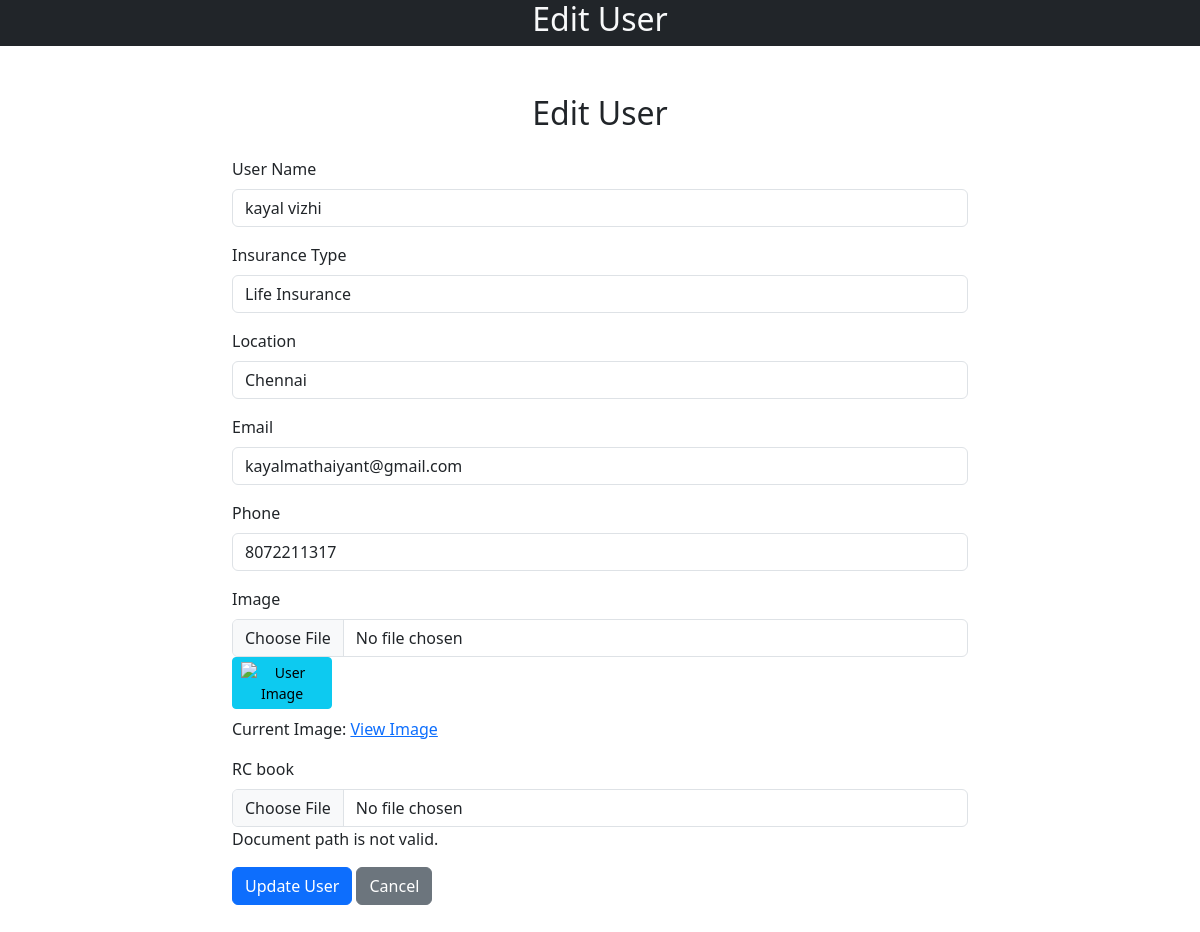
The page /admin/edit_user.php?id=1 on the database its author committed.
### tables this page shows
CREATE TABLE `user` (
  `id` int(11) NOT NULL,
  `name` varchar(255) DEFAULT NULL,
  `email` varchar(255) DEFAULT NULL,
  `phone_number` varchar(15) DEFAULT NULL,
  `address` varchar(255) DEFAULT NULL,
  `adharcard` varchar(255) DEFAULT NULL,
  `pancard` varchar(255) DEFAULT NULL,
  `photo` varchar(255) DEFAULT NULL,
  `vehicle_number` varchar(20) DEFAULT NULL,
  `location` varchar(255) NOT NULL,
  `insurance_type` varchar(255) NOT NULL,
  `chase_number` varchar(50) DEFAULT NULL,
  `rc_book` varchar(255) DEFAULT NULL,
  `created_at` timestamp NOT NULL DEFAULT current_timestamp(),
  `otp` varchar(6) DEFAULT NULL,
  `is_verified` tinyint(1) DEFAULT 0
);

### admin/edit_user.php (the view, shortened to what this page needs)
<?php
include "connection.php";
if (isset($_GET['id'])) {
    $id = $_GET['id'];
    $sql = "SELECT id, name, insurance_type, location, email, rc_book, phone_number, photo FROM user WHERE id = '$id'";
    $result = mysqli_query($conn, $sql);
    if (mysqli_num_rows($result) > 0) {
        $row = mysqli_fetch_assoc($result);
    } else {
        echo "<p>User not found with ID: $id</p>";
        exit;
    }
}
?>
<!DOCTYPE html>
<html lang="en">
<head>
    <link href="https://cdn.jsdelivr.net/npm/bootstrap@5.3.2/dist/css/bootstrap.min.css" rel="stylesheet">
</head>
<body>
<div class="slider-area">
    <div class="single-slider section-overly slider-height2 d-flex align-items-center bg-dark text-light">
        <div class="container">
            <div class="row">
                <div class="col-xl-12">
                    <div class="hero-cap text-center">
                        <h2>Edit User</h2>
                    </div>
                </div>
            </div>
        </div>
    </div>
</div>
<section class="contact-section py-5">
    <div class="container">
        <div class="row">
            <div class="col-12">
                <h2 class="contact-title text-center mb-4">Edit User</h2>
            </div>
            <div class="col-lg-8 offset-lg-2">
                <form method="post" enctype="multipart/form-data">
                    <div class="mb-3">
                        <label for="user_name" class="form-label">User Name</label>
                        <input type="text" class="form-control" id="user_name" name="user_name" value="<?= htmlspecialchars($row['name']); ?>" required>
                    </div>
                    <div class="mb-3">
                        <label for="insurance_type" class="form-label">Insurance Type</label>
                        <select class="form-control" id="insurance_type" name="insurance_type" required>
                            <option value="Life Insurance" <?= $row['insurance_type'] == 'Life Insurance' ? 'selected' : ''; ?>>Life Insurance</option>
                        </select>
                    </div>
                    <div class="mb-3">
                        <label for="location" class="form-label">Location</label>
                        <input type="text" class="form-control" id="location" name="location" value="<?= htmlspecialchars($row['location']); ?>" required>
                    </div>
                    <div class="mb-3">
                        <label for="email" class="form-label">Email</label>
                        <input type="email" class="form-control" id="email" name="email" value="<?= htmlspecialchars($row['email']); ?>" required>
                    </div>
                    <div class="mb-3">
                        <label for="phone" class="form-label">Phone</label>
                        <input type="text" class="form-control" id="phone" name="phone" value="<?= htmlspecialchars($row['phone_number']); ?>" required>
                    </div>
                    <div class="mb-3">
                        <label for="image" class="form-label">Image</label>
                        <input type="file" class="form-control" id="image" name="image">
                        <?php if (!empty($row['photo'])):
                            $imagePath = htmlspecialchars($row['photo']);
                            $imageParts = explode('../uploads/photos', $imagePath);
                            $imagePath = end($imageParts);  ?>
                            <img src="<?= $imagePath; ?>" alt="User Image" class="btn btn-info btn-sm" style="max-width: 100px; height: auto;">
                            <p class="mt-2">Current Image: <a href="<?= $imagePath; ?>" target="_blank">View Image</a></p>
                        <?php endif; ?>
                    </div>
                    <div class="mb-3">
                        <label for="rc_book" class="form-label">RC book</label>
                        <input type="file" class="form-control" id="rc_book" name="document">
                        <?php
                            $documentPath = htmlspecialchars($row['rc_book']);
                            $basePath = './uploads/rc_books/';
                            if (strpos($documentPath, $basePath) !== false) {
                                $documentParts = explode($basePath, $documentPath);
                                $documentFile = end($documentParts);
                                echo "<p>Document File: $documentFile</p>";
                            } else {
                                echo "<p>Document path is not valid.</p>";
                            }
                            ?>
                    </div>
                    <button type="submit" name="update" class="btn btn-primary">Update User</button>
                    <a href="userlist.php" class="btn btn-secondary">Cancel</a>
                </form>
            </div>
        </div>
    </div>
</section>
</body>
</html>

### rows shown on the page
user: user_name "kayal vizhi", insurance_type "Life Insurance", location "Chennai", email "kayalmathaiyant@gmail.com", phone "8072211317"
